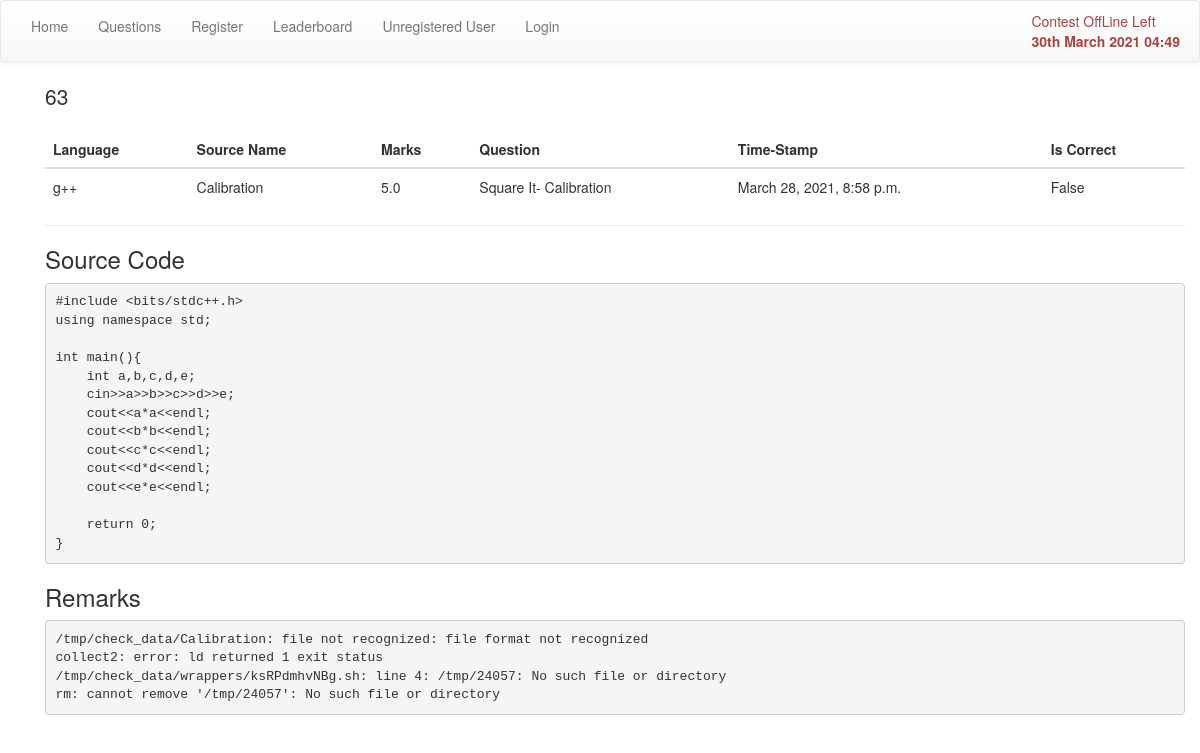
Screenshot of /question/attempt/63/ with the database file from the repository.
### question/models.py (models this page shows, shortened)
class Attempt(models.Model):
    player = models.ForeignKey('Profile', related_name='player', on_delete=models.CASCADE)
    question = models.ForeignKey('Question', related_name='question', on_delete=models.CASCADE)
    language = models.ForeignKey('Language', related_name='language', on_delete=models.CASCADE)
    source = models.TextField(null=True)
    source_name = models.CharField(max_length=30,
                                   help_text='Name of source code file',
                                   null=True)
    correct = models.BooleanField(null = True)
    stamp = models.DateTimeField(auto_now_add=True)
    marks = models.FloatField()
    remarks = models.TextField()  # Remarks from the check server go there
    def is_correct(self):
        if self.correct is not None:
            return self.correct

class Language(models.Model):
    def __str__(self):
        return self.name
    name = models.CharField(max_length=100)
    details = models.TextField()
    wrapper = models.FileField(upload_to='wrappers')
    overwrite = models.BooleanField(default=False,
                                    help_text='overwrite required\
                                    for storing the source code')

class Question(models.Model):
    qno = models.IntegerField()
    title = models.CharField(max_length=50)
    text = HTMLField()
    practice = models.BooleanField(default=False)
    score   = models.IntegerField()
    def __str__(self):
        return self.title

### question/views.py (the view)
# urls.py: url(r'^attempt/(?P<att>\d+)/$', attempt, name='attempt'),
def attempt(request, att):
    data, att = {}, int(att)
    template = 'question/attempt.html'
    attempt = get_object_or_404(models.Attempt, pk=att)
    data['attempt'] = attempt
    attempt.is_correct()
    return render(request, template, data)

### contest/context_processors.py (called while the page is built)
def contest_time(request):
    context = {}
    now = timezone.now()
    contest = models.ContestControl.objects.first()
    if contest is None:
        temp = models.ContestControl()
        temp.save()
    contest = models.ContestControl.objects.first()
    if now < contest.start:
        time = contest.start
    elif contest.start <= now <= contest.end:
        time = contest.end
    else:
        time = None
    context['contest_time'] = time
    context['contest_on'] = is_contest_on()
    context['contest_phase'] = contest_phase()
    return context

### contest/functions.py (called while the page is built)
def is_contest_on():
    contest = ContestControl.objects.first()
    now = timezone.now()
    if contest.start <= now <= contest.end:
        return True
    return False

def contest_phase():
    now = timezone.now()
    contest = ContestControl.objects.first()
    if now < contest.start:
        return 'before'
    elif contest.start <= now <= contest.end:
        return 'during'
    elif contest.end < now:
        return 'after'

### question/templates/question/attempt.html (shortened to what this page needs)
{%extends 'base.html'%}
{%block body%}
    <div class='container text-left'>
        <p class='lead'>{{attempt.pk}}</p>
        <div class='table-responsive'>
            <table class='table table-hover'>
                <thead><tr>
                    <th>Language</th>
                    <th>Source Name</th>
                    <th>Marks</th>
                    <th>Question</th>
                    <th>Time-Stamp</th>
                    <th>Is Correct</th>
                </tr></thead>
                <tbody>
                        <tr>
                            <td>{{attempt.language}}</td>
                            <td>{{attempt.source_name}}</td>
                            <td>{{attempt.marks}}</td>
                            <td>{{attempt.question}}</td>
                            <td>{{attempt.stamp}}</td>
                            <td>{{attempt.correct}}</td>
                        </tr>
                </tbody>
            </table>
            <hr>
            <h3>Source Code</h3>
            <pre>{{attempt.source}}</pre>
            <h3>Remarks</h3>
            <pre>{{attempt.remarks}}</pre>
        </div>
        </div>
    </div>
{%endblock%}

### rows the page displays
Attempt: pk "63", language "g++", source_name "Calibration", marks "5.0", question "Square It- Calibration", stamp "March 28, 2021, 8:58 p.m.", correct "False", source "#include <bits/stdc++.h> using namespace std; int main(){ int a,b,c,d,e; cin>>a>>b>>c>>d>>e; cout<<a*a<<endl; cout<<b*b<<endl; cout<<c*c<<endl; cout<<d*d<<endl; cout<<e*e<<endl; return 0; }", remarks "/tmp/check_data/Calibration: file not recognized: file format not recognized collect2: error: ld returned 1 exit status /tmp/check_data/wrappers/ksRPdmhvNBg.sh: line 4: /tmp/24057: No such file or directory rm: cannot remove '/tmp/24057': No such file or directory"
